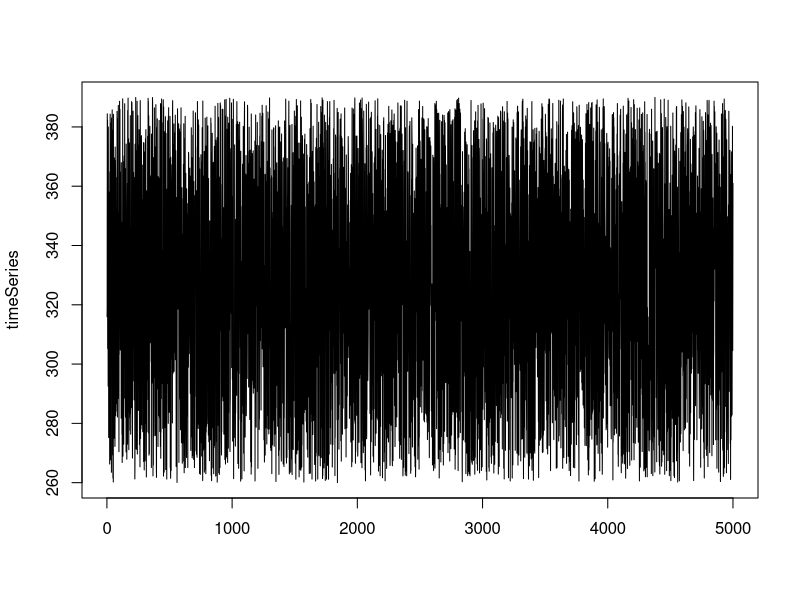

Source code (R):
#!/usr/bin/env Rscript
library(glue)
args = commandArgs(trailingOnly=TRUE)

# Simulator of constant product AMM (Uniswap V1/V2) 
# Formulas: 
# x * y = k
# Original whitepaper https://hackmd.io/@HaydenAdams/HJ9jLsfTz

# Initial system variables
x = 10000       # Initial SNX liquidity
y = 38.35          # Initial ETH liquidity
k = x * y       # k as per Uniswap formula
P = x / y       # Initial price of y in terms of x
n = 5000        # Number of trades simulated
yReq = 0;       # Computed y required to meet k
minP = 260     # Default minimum price
maxP = 390     # Default maximum price
volumeSNX = 0   # Volume of DAI traded
plot = 0;

if (length(args)==1) {
  n = strtoi(args[1], base = 0L)
} else if (length(args)==4) {
  n = strtoi(args[1], base = 0L)
  minP = strtoi(args[2], base = 0L)
  maxP = strtoi(args[3], base = 0L)
  plot = strtoi(args[4], base = 0L)
} 

# Initial state as vector of x, y, k and price
initialState <- c(x, y, k, P)

# Generate matrix from initial state
mat <- matrix(initialState, byrow = TRUE, nrow = n, ncol = length(initialState))

# Generate random prices
# SNX/ETH
randomPricesA <- runif(n = n, min = minP, max = maxP)
# SNX/USD
randomPricesB <- runif(n = n, min = 9, max = 15)

# Derived from Uniswap formula
getY <- function(k,y,P) {
  numerator = P -  sqrt(k * P)
  denominator = P - y
  y = (numerator / denominator)
}

fees = 0
totalVolume = 0
# Simulate trades
for (r in 1:nrow(mat))   
  for (c in 1:ncol(mat))
  # Skip the first line as it is the initial state
    if (r > 1) {
      if (c == 2) {
        
        # Compute y 
        current_k = mat[r-1, 3]
        current_P = randomPricesA[r]
        current_y = mat[r-1, 2]
        #print(glue::glue("Current k {current_k} P {current_P} Y {current_y}"))
        yReq = (getY(current_k, current_y, current_P))
        if (yReq < 0) {
            yReq = -1 * yReq
        }
        mat[r, 1] = mat[r-1, 3] / yReq
        mat[r, 2] = yReq
        mat[r, 3] = yReq * mat[r-1, 3] / yReq
        mat[r, 4] = randomPricesA[r]
        # Volume
        if ((mat[r, 1] -  mat[r-1, 1]) > 0) {
          volumeSNX = mat[r, 1] -  mat[r-1, 1]
        } else {
          volumeSNX = -1 * (mat[r, 1] - mat[r-1, 1]) 
        }
        #print(glue::glue("Previous bal {mat[r-1, 1]} new bal {mat[r, 1]} volume {volumeSNX}"))
        # Fees calculated in terms of x
        fees = fees + (volumeSNX * 0.003); 
        # Total volume
        totalVolume = totalVolume + volumeSNX

        }
      }

# Pool balances
deltaSnx = (mat[n, 1]) - x
if (x > (mat[n, 1] )) {
  deltaSnx = -1 * (x - mat[n, 1] )
}

deltaEth = mat[n, 2] - y
if (y > mat[n, 2]) {
  deltaEth = -1 * (y - mat[n, 2])
}

# Impermanent loss calculation
# Value of initial position at the end of the simulation
V0 = (x * randomPricesB[n]) + (y * randomPricesA[n])  

# Actual value of position at the end of the simulation
V1 = (mat[n, 1] * randomPricesB[n]) + (mat[n, 2] * randomPricesA[n]) 

# IL as delta in portfolio value
IL = (V1 - V0)

# IL as percentage loss
IL = (IL / V0) * 100

# Get min and max price 
minPrice = randomPricesA[which.min(randomPricesA)]
maxPrice = randomPricesA[which.max(randomPricesA)]

# Print impermanent loss

glue::glue("\n\nSimulation ran over {n} trades\n\n")
glue::glue("Initial balances: {mat[1, 1]} SNX and {mat[1, 2]} ETH")
glue::glue("Current  balances: {mat[n, 1]} SNX and {mat[n, 2]} ETH")
glue::glue("SNX delta {deltaSnx} ETH delta {deltaEth} ")
glue::glue("ETH/SNX min {minPrice} max  {maxPrice} last {randomPricesA[n]}")
glue::glue("Impermanent loss is {IL} %")
glue::glue("Fees accrued are {fees} SNX (${fees*randomPricesB[n]})")
glue::glue("Total volume {totalVolume} SNX (${totalVolume * randomPricesB[n]})\n\n")

timeSeries = ts(data = randomPricesA, start = 1, end = n, frequency = 1,  deltat = 1, names = )
matplot(timeSeries, type = "l")

if (plot) {
  # Plot results
  XY <- data.frame(mat)

  matplot(XY[,c(1)], XY[,c(4)], type = "p", lty = 1, col = c("red", "green"), pch = 1,
        xlab = "DAI in pool", ylab = "ETH price")

  matplot(XY[,c(2)], XY[,c(4)], type = "p", lty = 1, col = c("red", "green"), pch = 1,
        xlab = "ETH in pool", ylab = "ETH price")

}
    

       